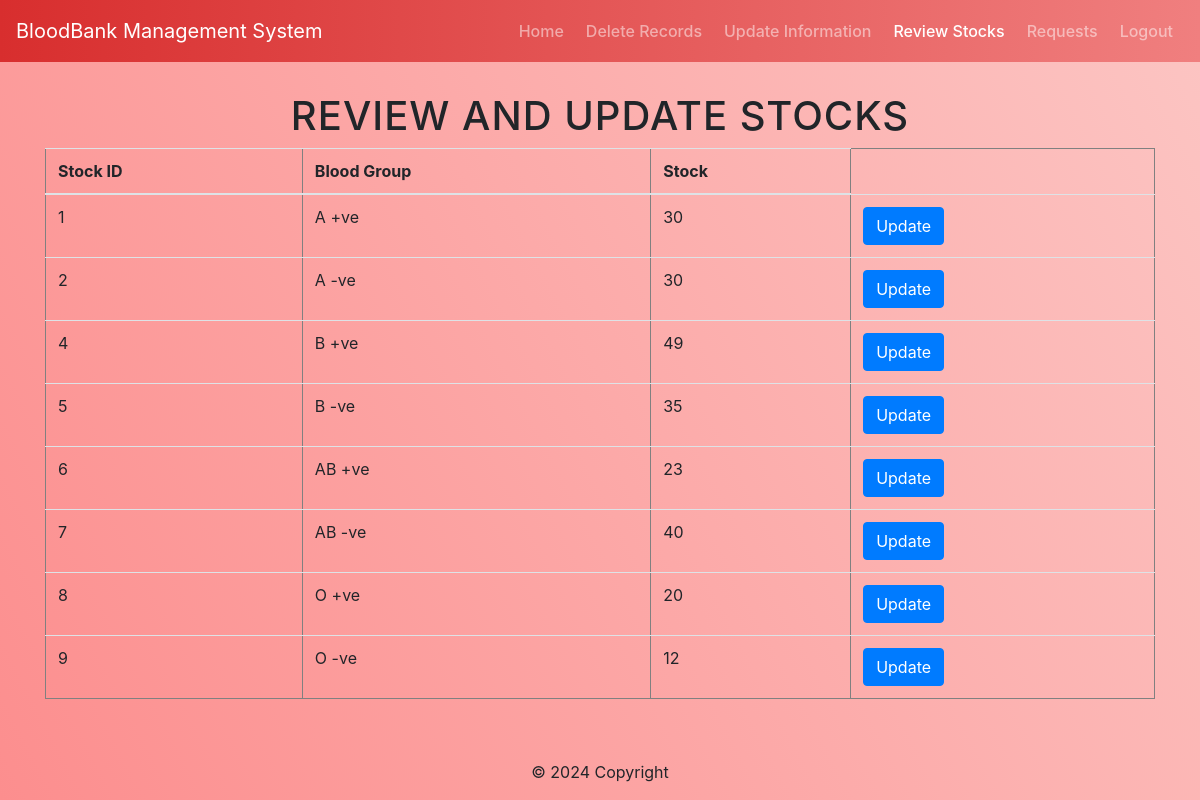
Screenshot of /adminstock.php (signed in) with the database file from the repository.
### tables this page shows
CREATE TABLE `stock` (
  `stock_id` int(11) NOT NULL,
  `bloodgroup` varchar(30) NOT NULL,
  `stock` int(11) NOT NULL
);

### adminstock.php (the view, shortened to what this page needs)
<?php
$servername = "localhost";
$username = "root";
$password = "";
$db = "bloodbankk";
$mysqli = new mysqli($servername,$username,$password,$db);
$sql = "SELECT * FROM stock";
$result = $mysqli->query($sql);
?>
<head>
<link rel="stylesheet" href="css/style.css">
<link rel="stylesheet" href="css/style2.css">
    <link rel="stylesheet" href="https://maxcdn.bootstrapcdn.com/bootstrap/4.0.0/css/bootstrap.min.css">
</head>
<body>
   <?php include 'Navbar.php' ?>
    <div class="container">
        <div class="row justify-content-center">
            <h1>Review and Update Stocks</h1>
        </div>
        <div class="table-responsive">
            <table  border='1' class="table table-hover"  cellspacing="2" cellpadding="2" >
                <?php
                    if($result->num_rows>0){
                        echo " <thead>
                        <tr>
                        <th>Stock ID</th>
                        <th>Blood Group </th>
                        <th>Stock</th>
                        </tr>
                        </thead>";
                        while($row = $result->fetch_assoc()){
                ?>
                    <tr>
                        <td><?php echo $row["stock_id"]; ?></td>
                        <td><?php echo $row["bloodgroup"]; ?></td>
                        <td><?php echo $row["stock"]; ?></td>
                        <td><a class="btn btn-primary rounded-pill" href="updatestock.php?stock_id=<?php echo $row["stock_id"] ?>">Update</a></td>
                    </tr>
                <?php
                }
                ?>
            </table>
        </div>
    </div>
    <?php require_once "footer.php"?>
</body>
<?php
    } else{
        echo "0 Results";
    }
?>

### Navbar.php (shortened to what this page needs)
<nav class="navbar mynavbar navbar-expand-lg navbar-dark bg-primary">
    <a class="navbar-brand" href="#">BloodBank Management System</a>
    <div class="collapse navbar-collapse justify-content-end" id="mynavbar">
        <ul class="navbar-nav me-auto">
            <li class="nav-item <?php echo basename($_SERVER['PHP_SELF']) == 'adminhome.php' ? 'active' : ''; ?>">
                <a class="nav-link" href="adminhome.php">Home</a>
            </li>
            <li class="nav-item <?php echo basename($_SERVER['PHP_SELF']) == 'deletea.php' ? 'active' : ''; ?>">
                <a class="nav-link" href="deletea.php">Delete Records</a>
            </li>
            <li class="nav-item <?php echo basename($_SERVER['PHP_SELF']) == 'updatea.php' ? 'active' : ''; ?>">
                <a class="nav-link" href="updatea.php">Update Information</a>
            </li>
            <li class="nav-item <?php echo basename($_SERVER['PHP_SELF']) == 'adminstock.php' ? 'active' : ''; ?>">
                <a class="nav-link" href="adminstock.php">Review Stocks</a>
            </li>
            <li class="nav-item <?php echo basename($_SERVER['PHP_SELF']) == 'requests.php' ? 'active' : ''; ?>">
                <a class="nav-link" href="requests.php">Requests</a>
            </li>
            <li class="nav-item <?php echo basename($_SERVER['PHP_SELF']) == 'adminlogout.php' ? 'active' : ''; ?>">
                <a class="nav-link" href="adminlogout.php">Logout</a>
            </li>
        </ul>
    </div>
</nav>

### footer.php (shortened to what this page needs)
<head>
    <link rel="stylesheet" href="css/style.css">
    <link rel="stylesheet" href="https://maxcdn.bootstrapcdn.com/bootstrap/4.0.0/css/bootstrap.min.css">
</head>
<footer class="page-footer myfooter fixed-bottom  font-small blue">
  <div class="footer-copyright text-center py-3">© 2024 Copyright
  </div>
</footer>

### css/style.css (style rules this page uses)
h1, h2, h3, h4, h5, h6 { text-transform: uppercase; font-family: "Josefin Slab","Helvetica Neue",Helvetica,Arial,sans-serif; font-weight: 700; letter-spacing: 1px; }
.mynavbar { background-image: linear-gradient(-90deg, #f07f7f, #d82e2e); }
.nav-link { font-size: 16px; margin: 3px; color: #fff; font-weight: 500; }
.container { padding: 20px; margin: 10px; }

### css/style2.css (style rules this page uses)
body { background-color: #fc8e8e; background-image: linear-gradient(62deg, #fc8e8e 0%, #fcc5c3 100%); }

### rows the page displays
stock: stock_id "1", bloodgroup "A +ve", stock "30"
stock: stock_id "2", bloodgroup "A -ve", stock "30"
stock: stock_id "4", bloodgroup "B +ve", stock "49"
stock: stock_id "5", bloodgroup "B -ve", stock "35"
stock: stock_id "6", bloodgroup "AB +ve", stock "23"
stock: stock_id "7", bloodgroup "AB -ve", stock "40"
stock: stock_id "8", bloodgroup "O +ve", stock "20"
stock: stock_id "9", bloodgroup "O -ve", stock "12"
